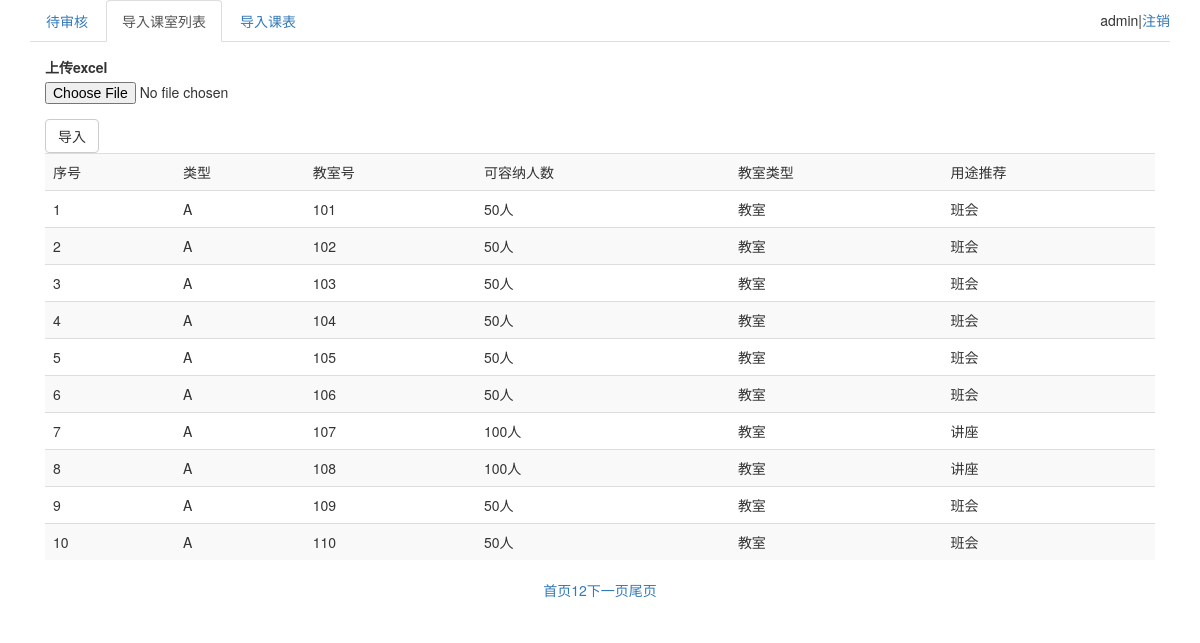
Page /admin/classList.php (signed in) on the committed database.
### tables this page shows
CREATE TABLE `class` (
  `id` int(11) NOT NULL AUTO_INCREMENT,
  `building` varchar(2) NOT NULL COMMENT '栋',
  `room` varchar(3) NOT NULL COMMENT '课室号',
  `size` tinyint(1) NOT NULL COMMENT '容纳人数,1:50人，2：100人，3：150人',
  `type` tinyint(1) NOT NULL COMMENT '1:实验室，2：课室',
  `usage` varchar(16) NOT NULL,
  PRIMARY KEY (`id`)
);

### Mysql.class.php (called while the page is built, shortened)
<?php
class Mysql {
    public function query($sql) {
        $re = mysql_query($sql) or die(mysql_error());
        return $re;
    }
    public function getAll($sql) {
        $list = array();
        $rs = $this->query($sql);
        while($row = mysql_fetch_assoc($rs)) {
            $list[] = $row;
        }
        return $list;
    }
    public function getRow($sql) {
        $rs = $this->query($sql);
        return mysql_fetch_assoc($rs);
    }
}

### Page.class.php (called while the page is built, shortened)
<?php
class Page{
    private $pageNum;
    private $result;
    public function __construct($Mysql,$all,$perpage,$eachPage){
        $arr = $Mysql->getRow($all);
        $this->totalPageNum = $arr['total_num'];
        $this->pageNum = ceil($this->totalPageNum / $perpage);
        $this->result = $class = $Mysql->getAll($eachPage);
    }
    public function getPage(){
        return array(
            "result" => $this->result,
            "pageNum" => $this->pageNum
        );
    }
}

### admin/classList.php (the view, shortened to what this page needs)
<!DOCTYPE html>
<?php
if(!(isset($_SESSION['admin']) && !empty($_SESSION['admin']))){
    header('location:login.html');
    exit;
}else{
    include "../Mysql.class.php";
    $Mysql = new Mysql();
}
?>
<html>
<head lang="en">
    <link rel="stylesheet" href="../css/bootstrap.min.css"/>
    <link rel="stylesheet" href="../css/management.css"/>
</head>
<body>
<div class="container">
    <div>
        <ul class="nav nav-tabs">
            <li role="presentation"><a href="management.php">待审核</a></li>
            <li role="presentation"   class="active"><a href="classList.php">导入课室列表</a></li>
            <li role="presentation"><a href="course.php">导入课表</a></li>
            <li class="user">
                <?php echo $_SESSION['admin']; ?>|<span><a href="loginout.php">注销</a></span>
            </li>
        </ul>
    </div>
    <div class="modal-body">
        <form action="do.php" method="post" enctype="multipart/form-data">
            <div class="form-group">
                <label for="exampleInputFile">上传excel</label>
                <input type="file" name="file" id="exampleInputFile">
            </div>
            <button type="submit" class="btn btn-default">导入</button>
        </form>
        <table class="table table-hover table-striped">
            <tr>
                <td>序号</td>
                <td>类型</td>
                <td>教室号</td>
                <td>可容纳人数</td>
                <td>教室类型</td>
                <td>用途推荐</td>
            </tr>
            <?php
            include "../Page.class.php";
            $all = "select count(id) as total_num from class";
            $perpage = 10;
            if (isset($_GET['page']) && !empty($_GET['page'])) {
                $curPage = $_GET['page'];
                $page = ($_GET['page'] - 1) * $perpage;
            } else {
                $page = $curPage = 0;
            }
            $eachPage = "select * from class order by building,room asc limit " . $page . "," . $perpage;
            $Page = new Page($Mysql,$all,$perpage,$eachPage);
            $pageList = $Page->getPage();
            $i = 1;
            foreach ($pageList['result'] as $v) {
                echo "<tr>";
                echo "<td>" . $i++ . "</td>";
                echo "<td>" . $v['building'] . "</td>";
                echo "<td>" . $v['room'] . "</td>";
                echo "<td>";
                switch($v['size']){
                    case 1: echo "50人";break;
                    case 2: echo "100人";break;
                }
                echo "</td>";
                echo "<td>";
                switch($v['type']){
                    case 1: echo "教室";break;
                }
                echo "</td>";
                echo "<td>".$v['usage']."</td>";
                echo "</tr>";
            }
            ?>
        </table>
        <?php
        echo "<div class='page'>";
        echo "<a href='classList.php?page=1'>首页</a>";
        for ($i = ($curPage - 2) <= 0 ? 1 : ($curPage - 2); $i <= (($curPage+2) >= $pageList['pageNum'] ? $pageList['pageNum'] : ($curPage+2)); $i++) {
            echo "<a href='classList.php?page=" . $i . "'>" . $i . "</a>";
        }
        if ($curPage != $pageList['pageNum']) {
            echo "<a href='classList.php?page=" . ($curPage + 1) . "'>下一页</a>";
        }
        echo "<a href='classList.php?page=" . $pageList['pageNum'] . "'>尾页</a>";
        echo "</div>";
        ?>
    </div>
</div>
</body>
</html>

### admin/classList.php (style rules this page uses)
.nav .user { line-height: 40px; float: right; }
.nav .user span { cursor: pointer; }
.page { text-align: center; }

### rows in the picture
class: building "A", room "101", size "50人", type "教室", usage "班会"
class: building "A", room "102", size "50人", type "教室", usage "班会"
class: building "A", room "103", size "50人", type "教室", usage "班会"
class: building "A", room "104", size "50人", type "教室", usage "班会"
class: building "A", room "105", size "50人", type "教室", usage "班会"
class: building "A", room "106", size "50人", type "教室", usage "班会"
class: building "A", room "107", size "100人", type "教室", usage "讲座"
class: building "A", room "108", size "100人", type "教室", usage "讲座"
class: building "A", room "109", size "50人", type "教室", usage "班会"
class: building "A", room "110", size "50人", type "教室", usage "班会"

### other values in the picture
$_SESSION['admin'] "admin"
